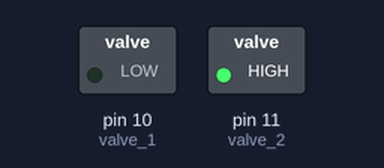
The sketch below on a simulated Arduino Uno, built with avr-gcc and run on an emulated ATmega328P. Parts: switched loads named in the sketch (green lamp = pin HIGH).

Above: at 1.5 s.
At 3.7 s:
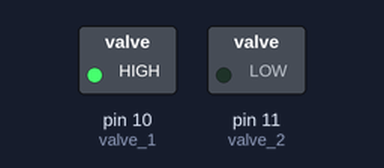
Timing chart, 0 to 5.9 s (numbered marks = the images above):
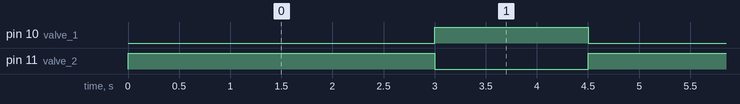

The sketch:

pressContMode.ino
```cpp
int valve_1 = 10;
int valve_2 = 11;

void setup(){
  pinMode(valve_2, OUTPUT);
  pinMode(valve_1, OUTPUT);
}
void loop(){
  digitalWrite(valve_1, !HIGH);
  digitalWrite(valve_2, !LOW);
  delay(3000);

  digitalWrite(valve_1, !LOW);
  digitalWrite(valve_2, !HIGH);
  delay(1500);
}
```

Measured:
- by itself, pin 10 (valve_1): alternates HIGH for 1.5 s and LOW for 3.0 s
- by itself, pin 11 (valve_2): alternates HIGH for 3.0 s and LOW for 1.5 s
